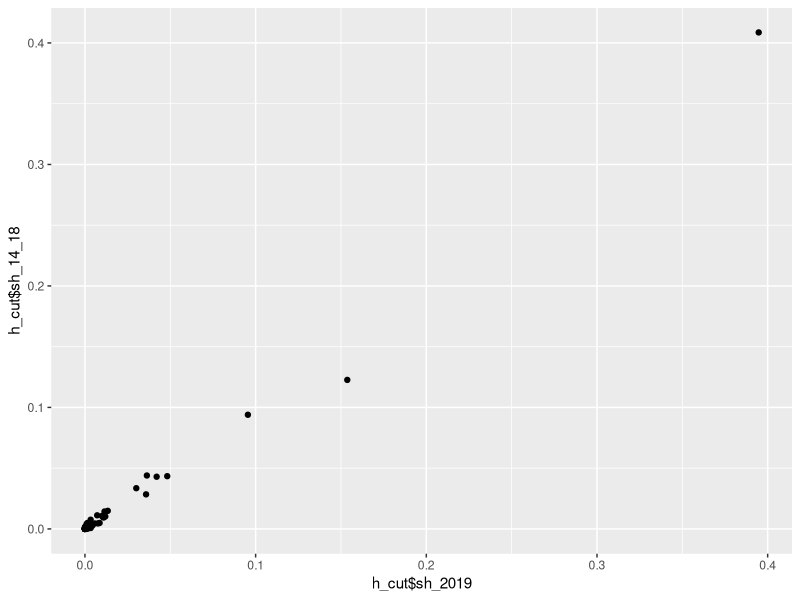
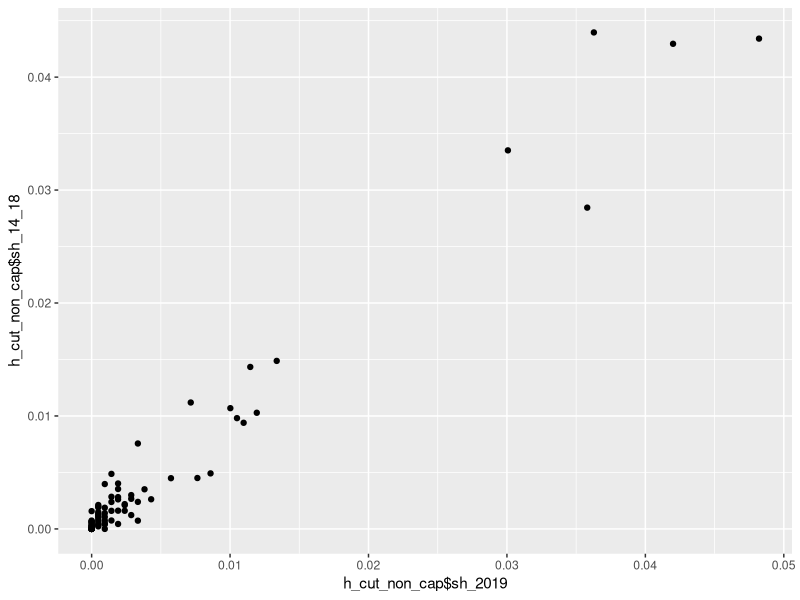
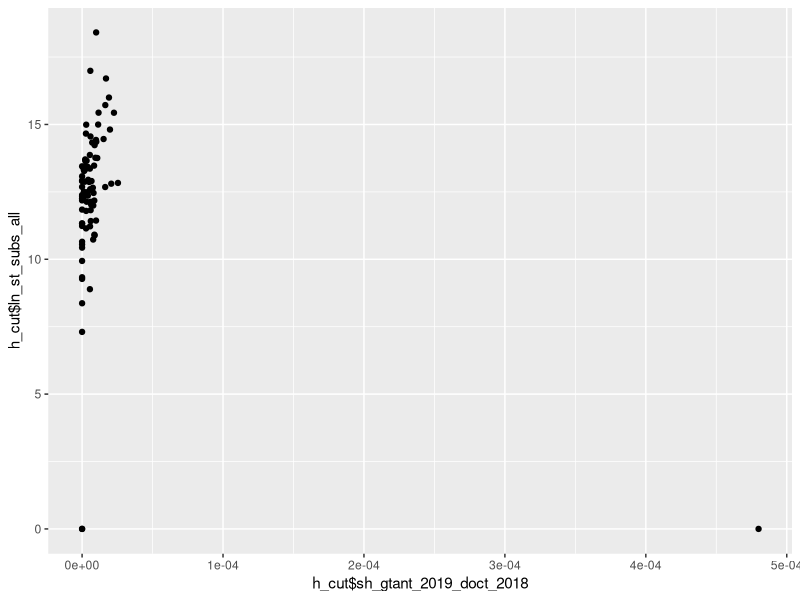
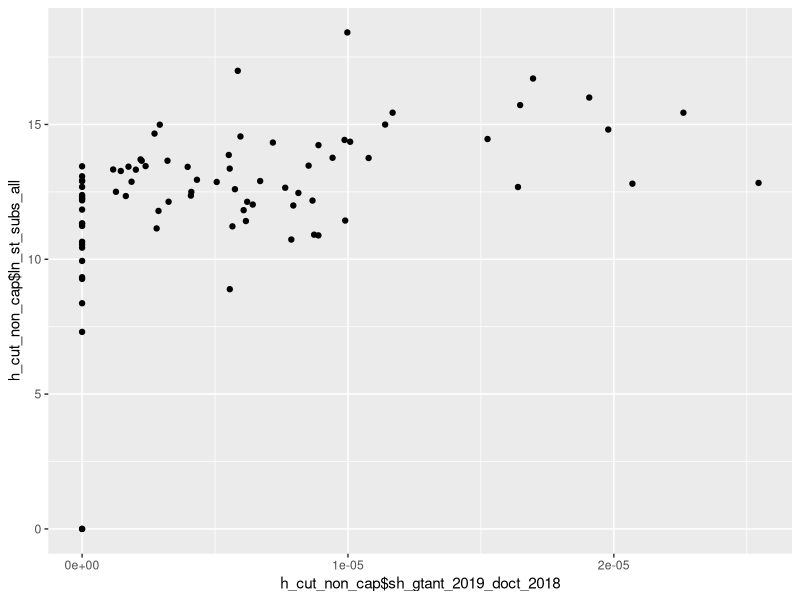

Write R code to recreate these figures, in order.
## ---- chunk 1
library("memisc")  # две и более регрессий в одной табличке
library("psych")  # описательные статистики
library("lmtest")  # тестирование гипотез в линейных моделях
library("car")
library("hexbin")  # графики
library(readr)
library(reshape2)
library(dplyr)
library(knitr)
library(kableExtra)
library(dplyr)
library(ggplot2)

## ---- chunk 2
h <- read_csv("data/full_table_7_04.csv") 
glimpse(h)  # бросим взгляд на данные
colnames(h)
## ---- chunk 3
h_cut <- h %>% dplyr::select(2,3,8:11,62:69,76:93,35:40)
glimpse(h_cut)
## ---- chunk 4
sum_DOCT_CAND_2018 <- sum(h_cut$DOCT_CAND_2018,na.rm = TRUE)
h_cut <- h_cut %>% mutate(sh_14_18 = (sh_2014 + sh_2015 + sh_2016 + sh_2017 + sh_2018)/5,
                          st_subs_all = state_subsidy2018+state_subsidy2018_2+grant_fonds+other_types_financing,
                          ln_st_subs_all = log(state_subsidy2018+state_subsidy2018_2+grant_fonds+other_types_financing+1),
                          sh_sum_DOCT_CAND_2018 = DOCT_CAND_2018/sum_DOCT_CAND_2018)
h_cut[is.na(h_cut)] <- 0
## ---- chunk 5
# оценим модель множественной регрессии
model <- lm(data = h_cut, sh_2019 ~ sh_14_18 + ln_st_subs_all + sh_sum_DOCT_CAND_2018)
# посмотрим результаты оценивания
summary(model)
model_2 <- lm(data = h_cut, sh_2019 ~ ln_st_subs_all + sh_sum_DOCT_CAND_2018)
summary(model_2)
# отдельно табличка с тестами
#coeftest(model)
#coeftest(model_2)
#confint(model)  # доверительные интервалы для коэффициентов
## ---- chunk 6
# сравниваем несколько моделей
compar_12 <- mtable(model, model_2)
compar_12
#show_html(compar_12)
#![](images/table_2.png)
## ---- chunk 7

qplot(h_cut$sh_2019, h_cut$sh_14_18)
## ---- chunk 8
h_cut_non_cap <- h_cut %>% dplyr::filter(region_rus_from_map != "г. Москва", 
                                  region_rus_from_map != "г. Санкт-Петербург",
                                  region_rus_from_map != "Новосибирская область") 
qplot(h_cut_non_cap$sh_2019, h_cut_non_cap$sh_14_18)
## ---- chunk 9
# поправим данные

h_cut <- h_cut %>%  mutate(sh_gtant_2019_doct_2018 = sh_2019/(DOCT_CAND_2018+1),
                           gtant_2019_doct_2018 = rnf2019/(DOCT_CAND_2018+1))
glimpse(h_cut)
## ---- chunk 10
# оценим модель множественной регрессии
model_3 <- lm(data = h_cut, sh_gtant_2019_doct_2018 ~ sh_14_18 + ln_st_subs_all) 
# посмотрим результаты оценивания
summary(model_3)
model_4 <- lm(data = h_cut, gtant_2019_doct_2018 ~ sh_14_18 + ln_st_subs_all)
summary(model_4)

## ---- chunk 11
compar_34 <- mtable(model_3, model_4)
compar_34

## ---- chunk 12

qplot(h_cut$sh_gtant_2019_doct_2018, h_cut$ln_st_subs_all)
## ---- chunk 13
h_cut_non_cap <- h_cut %>% dplyr::filter(region_rus_from_map != "Еврейская АОб") 
qplot(h_cut_non_cap$sh_gtant_2019_doct_2018, h_cut_non_cap$ln_st_subs_all)
